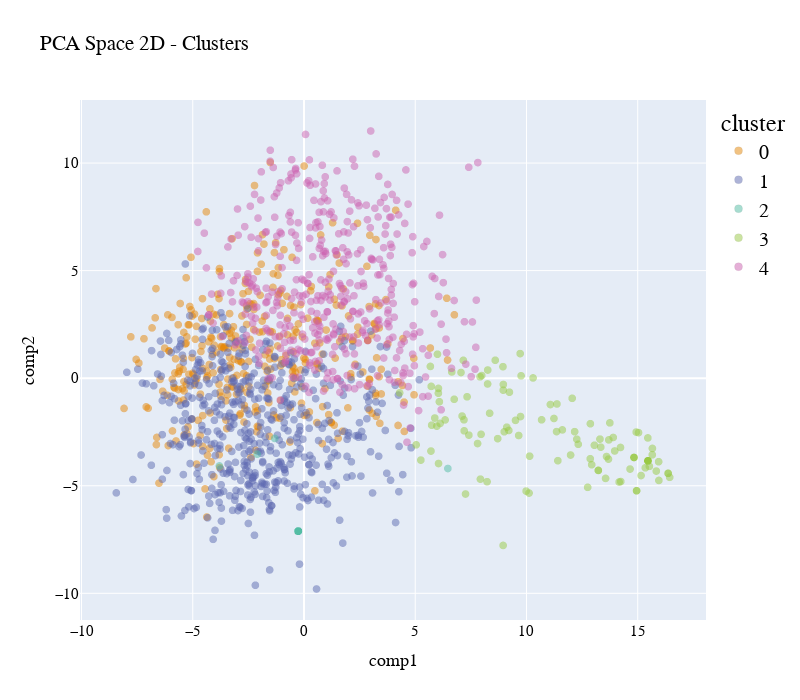

Notebook source saved alongside this figure:
### Code cell
plot_pca_2d(df_pca_2d, title = "PCA Space 2D - Clusters", opacity=0.5, width_line = 0.1)

### Figure 1 — Plotly figure (JSON) as saved in the notebook; plotly's stock layout.template omitted (floating-point values rounded to 4 significant figures; data arrays with more than 128 entries replaced by an {"elided": "..."} marker saying what was removed)
{"data": [{"hovertemplate": "cluster=0<br>comp1=%{x}<br>comp2=%{y}<extra></extra>", "legendgroup": "0", "marker": {"color": "rgb(229, 134, 6)", "line": {"color": "black", "width": 0.1}, "opacity": 0.5, "size": 8, "symbol": "circle"}, "mode": "markers", "name": "0", "showlegend": true, "type": "scattergl", "x": {"elided": "359 float values"}, "xaxis": "x", "y": {"elided": "359 float values"}, "yaxis": "y"}, {"hovertemplate": "cluster=1<br>comp1=%{x}<br>comp2=%{y}<extra></extra>", "legendgroup": "1", "marker": {"color": "rgb(93, 105, 177)", "line": {"color": "black", "width": 0.1}, "opacity": 0.5, "size": 8, "symbol": "circle"}, "mode": "markers", "name": "1", "showlegend": true, "type": "scattergl", "x": {"elided": "515 float values"}, "xaxis": "x", "y": {"elided": "515 float values"}, "yaxis": "y"}, {"hovertemplate": "cluster=2<br>comp1=%{x}<br>comp2=%{y}<extra></extra>", "legendgroup": "2", "marker": {"color": "rgb(82, 188, 163)", "line": {"color": "black", "width": 0.1}, "opacity": 0.5, "size": 8, "symbol": "circle"}, "mode": "markers", "name": "2", "showlegend": true, "type": "scattergl", "x": [-0.2601, -0.2601, -0.2601, -0.2601, -0.2601, -0.2601, -0.2601, -0.2601, -0.2601, -0.2601, -0.2601, -0.2601, -0.2601, -0.2601, -0.2601, -0.2601, -0.2601, -0.2601, -0.2601, -0.2601, -0.2601, -0.2601, -0.2601, -0.2601, -0.2601, -0.2601, -0.2601, -0.2601, -0.2601, -0.2601, -0.2601, -0.2601, -0.2601, -0.2601, -0.2601, -0.2601, -0.2601, -0.2601, -0.2601, -0.2601, -0.2601, -0.2601, -0.2601, -0.2601, -0.2601, -0.2601, -0.2601, -0.2601, -0.2601, -0.2601, -0.2601, -0.2601, -0.2601, -0.2601, -0.2601, -0.2601, -0.2601, -0.2601, -0.2601, 6.467, -1.315, -0.2601, -0.2601, -0.2601, -0.2601, -0.2601, -0.2601, -0.2601, -0.2601, -0.2601, -0.2601, -0.2601, -0.2601, -0.2601, -0.2601, -0.2601, -0.2601, -0.2601, -0.2601, -0.2601, -0.2601, -0.2601, -0.2601, -0.2601, -0.2601, -0.2601, -3.801, -0.2601, -0.2601, -2.105, -0.2601, -0.2601, -0.2601, -0.2601], "xaxis": "x", "y": [-7.108, -7.108, -7.108, -7.108, -7.108, -7.108, -7.108, -7.108, -7.108, -7.108, -7.108, -7.108, -7.108, -7.108, -7.108, -7.108, -7.108, -7.108, -7.108, -7.108, -7.108, -7.108, -7.108, -7.108, -7.108, -7.108, -7.108, -7.108, -7.108, -7.108, -7.108, -7.108, -7.108, -7.108, -7.108, -7.108, -7.108, -7.108, -7.108, -7.108, -7.108, -7.108, -7.108, -7.108, -7.108, -7.108, -7.108, -7.108, -7.108, -7.108, -7.108, -7.108, -7.108, -7.108, -7.108, -7.108, -7.108, -7.108, -7.108, -4.199, -2.801, -7.108, -7.108, -7.108, -7.108, -7.108, -7.108, -7.108, -7.108, -7.108, -7.108, -7.108, -7.108, -7.108, -7.108, -7.108, -7.108, -7.108, -7.108, -7.108, -7.108, -7.108, -7.108, -7.108, -7.108, -7.108, -4.079, -7.108, -7.108, -3.532, -7.108, -7.108, -7.108, -7.108], "yaxis": "y"}, {"hovertemplate": "cluster=3<br>comp1=%{x}<br>comp2=%{y}<extra></extra>", "legendgroup": "3", "marker": {"color": "rgb(153, 201, 69)", "line": {"color": "black", "width": 0.1}, "opacity": 0.5, "size": 8, "symbol": "circle"}, "mode": "markers", "name": "3", "showlegend": true, "type": "scattergl", "x": [11.24, 9.65, 11.07, 7.93, 9.984, 8.706, 14.83, 7.163, 14.66, 13.9, 6.119, 6.642, 15.46, 11.41, 13.69, 15.66, 12.05, 7.987, 8.955, 7.802, 15.95, 16.37, 8.596, 6.345, 13.05, 6.084, 7.106, 15.46, 9.206, 9.001, 8.228, 7.959, 13.23, 15.46, 10.14, 13.96, 14.24, 7.329, 8.943, 9.757, 5.708, 11.37, 6.751, 5.681, 14.83, 12.75, 7.914, 12.87, 13.3, 14.83, 15.46, 15.04, 4.299, 15.66, 11.35, 5.718, 14.95, 11.98, 6.041, 9.733, 5.879, 9.115, 14.16, 15.52, 10.12, 13.6, 15.45, 7.19, 8.95, 12.26, 15.15, 14.93, 9.507, 14.95, 7.411, 15.34, 10.68, 15.46, 5.97, 8.253, 15.83, 5.252, 15.46, 9.233, 6.047, 11.61, 14.23, 8.258, 10.3, 7.201, 5.041, 7.057, 12.16, 9.717, 12.93, 6.0, 13.7, 15.94, 8.961, 13.55, 13.23, 16.44, 12.87, 16.37, 5.738, 13.75, 12.33, 7.261, 8.343, 6.044, 15.46, 13.34], "xaxis": "x", "y": [-1.873, -2.664, -1.225, -4.691, -5.248, -2.81, -3.686, 0.8298, -4.225, -2.756, -2.104, 0.2891, -3.842, -3.835, -3.762, -3.265, -0.9364, 0.122, -0.557, -3.037, -4.753, -4.424, 0.8332, -1.94, -3.117, -1.095, -1.761, -3.842, -2.43, -2.491, -4.813, -2.609, -4.286, -3.842, -3.624, -3.384, -4.803, -0.8643, 0.5346, 0.1109, -3.387, -1.199, -0.9812, 0.5463, -3.686, -5.074, 0.06377, -2.116, -2.831, -3.686, -3.842, -2.531, -0.681, -3.562, -2.483, -0.381, -5.233, -3.572, -0.6969, -1.782, -1.852, -2.278, -4.826, -4.099, -5.339, -3.641, -2.777, -1.936, -7.775, -2.837, -4.525, -2.505, -1.961, -5.233, -2.647, -4.167, -1.935, -3.842, -2.229, -0.2694, -4.318, -3.807, -3.842, -0.6506, -3.966, -2.404, -3.22, 0.3786, 0.01071, -2.447, -3.098, 0.2636, -2.485, 1.143, -4.022, 1.115, -2.87, -3.883, -0.2923, -4.658, -4.286, -4.608, -3.745, -4.424, -2.185, -2.077, -3.072, -5.384, -1.629, -0.4758, -3.842, -3.206], "yaxis": "y"}, {"hovertemplate": "cluster=4<br>comp1=%{x}<br>comp2=%{y}<extra></extra>", "legendgroup": "4", "marker": {"color": "rgb(204, 97, 176)", "line": {"color": "black", "width": 0.1}, "opacity": 0.5, "size": 8, "symbol": "circle"}, "mode": "markers", "name": "4", "showlegend": true, "type": "scattergl", "x": {"elided": "416 float values"}, "xaxis": "x", "y": {"elided": "416 float values"}, "yaxis": "y"}], "layout": {"autosize": false, "font": {"color": "black", "family": "Gilroy", "size": 15}, "height": 700, "legend": {"font": {"size": 20}, "title": {"font": {"family": "Times New Roman"}, "text": "cluster"}, "tracegroupgap": 0}, "scene": {"xaxis": {"title": {"font": {"color": "black"}, "text": "comp1"}}, "yaxis": {"title": {"font": {"color": "black"}, "text": "comp2"}}}, "showlegend": true, "title": {"text": "PCA Space 2D - Clusters"}, "width": 800, "xaxis": {"anchor": "y", "domain": [0, 1], "title": {"text": "comp1"}}, "yaxis": {"anchor": "x", "domain": [0, 1], "title": {"text": "comp2"}}}}
